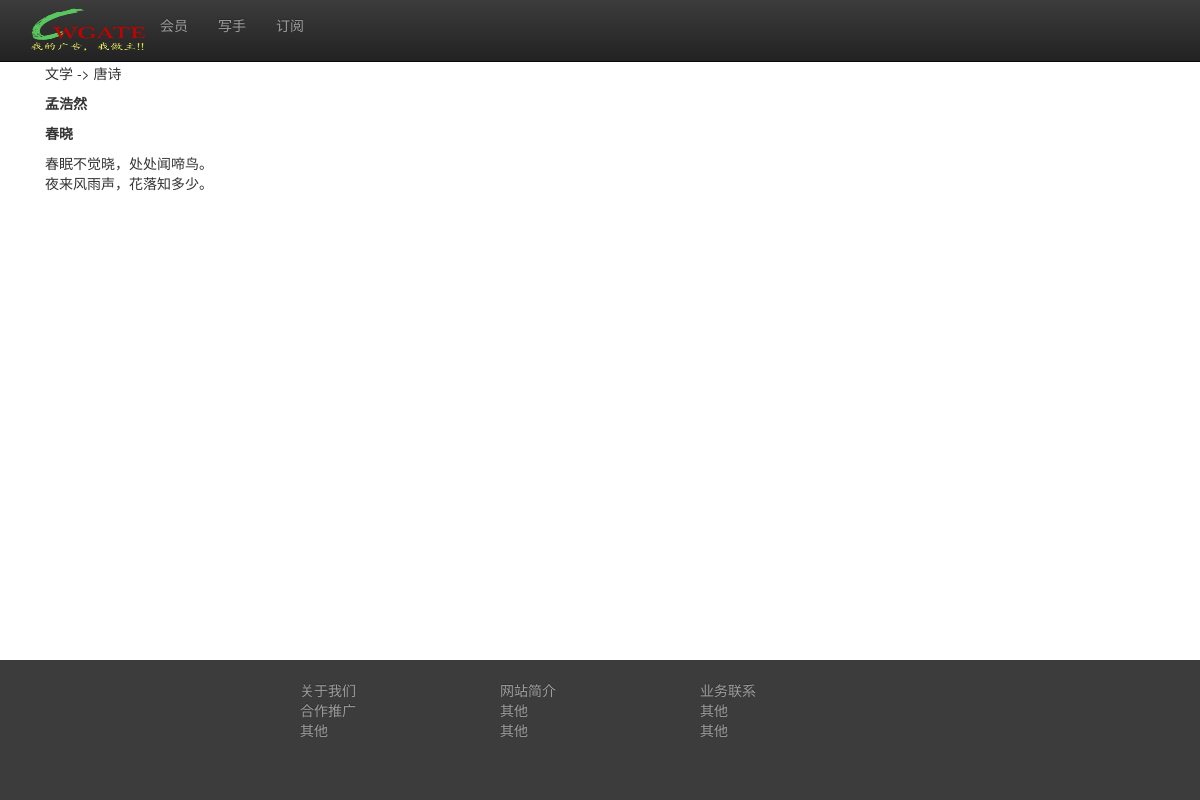
The page /internal/content/article/show/1/ (signed in) on the database as committed earlier.
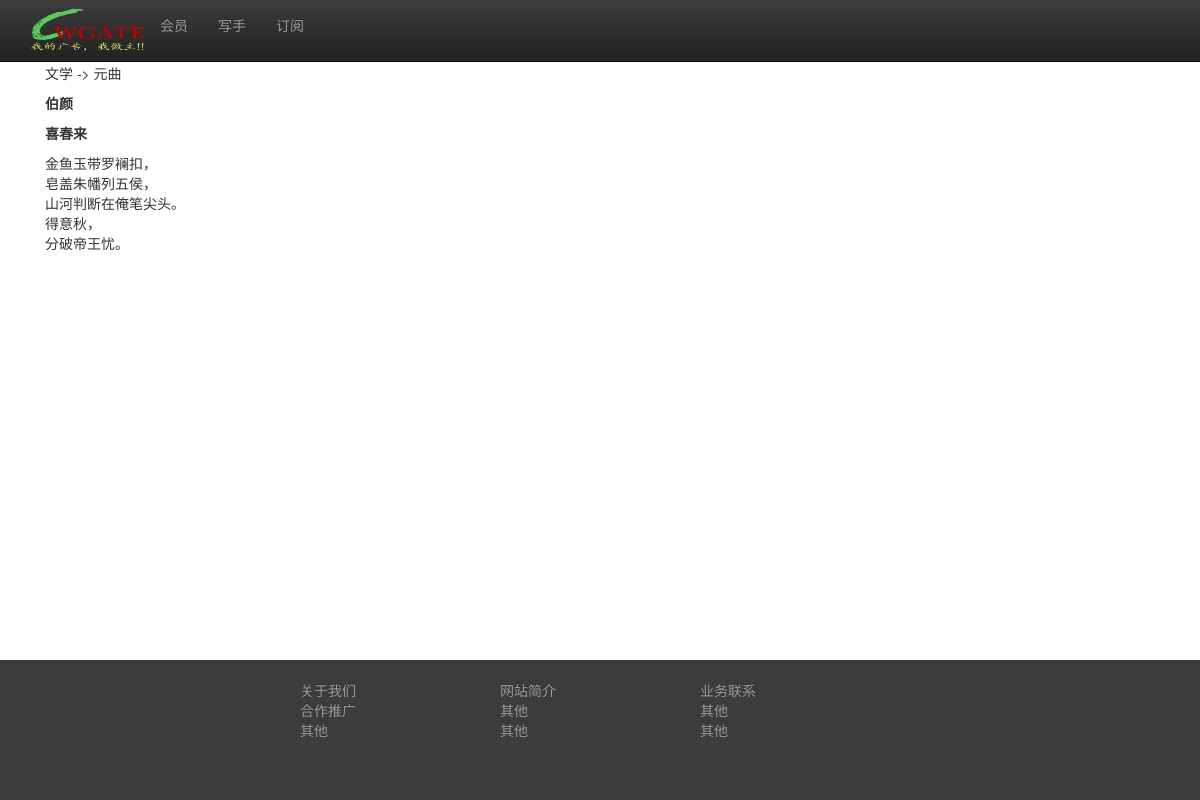
The same page on the database as committed later.
### content/models.py (models this page shows, shortened)
class Article(models.Model):
    category = models.ForeignKey(Category)
    title = models.CharField(max_length=120)
    author = models.CharField(max_length=30)
    content = models.TextField('Content')
    added = models.DateTimeField('date added',null=True,auto_now_add=True)
    num_like = models.IntegerField(null=True, default=0)
    num_read = models.IntegerField(null=True, default=0)
    num_frwd = models.IntegerField(null=True, default=0)
    num_para = models.IntegerField(null=True, default=0)

### content/views.py (the view)
# urls.py: url(r'article/show/(?P<aid>[0-9]+)/$', views.showarticle, name='showarticle'),
@login_required
def showarticle(request, aid):
    article = Article.objects.get(id=aid)
    context = {
        'entry': article,
        'catchain': ' -> '.join(get_catchain(article.category))
    }
    return render(request, 'showarticle.html', context=context)

### jtool/tools.py (called while the page is built)
def get_catchain(t):
    ts = [t.name]
    while t.parent:
        ts.insert(0, t.parent.name)
        t = t.parent
    return ts

### content/templates/showarticle.html
{% extends "base.html" %}
{% block content %}
<h2>Show article</h2>
{% if entry %}
<p>{{ catchain }}</p>
<p><b>{{ entry.author }}</b></p>
<p><b>{{ entry.title }}</b></p>
<p>{{ entry.content|linebreaks }}</p>
{% endif %}
{% endblock %}

Rows that differ between the two databases and show on the page:
changed Article: author "孟浩然" → "伯颜"; title "春晓" → "喜春来"; content "春眠不觉晓，处处闻啼鸟。 夜来风雨声，花落知多少。" → "金鱼玉带罗襕扣， 皂盖朱幡列五侯， 山河判断在俺笔尖头。 得意秋， 分破帝王忧。"
Other text that changed with them:
{{ catchain }}: "文学 -> 唐诗" → "文学 -> 元曲"
